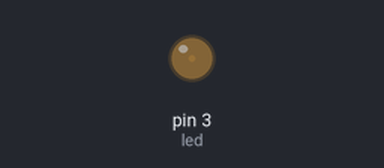
The sketch below on a simulated Arduino Uno, built with avr-gcc and run on an emulated ATmega328P. On the bench: output pins drawn as LEDs (lit = HIGH).

Above: at 0.05 s.
At 0.95 s:
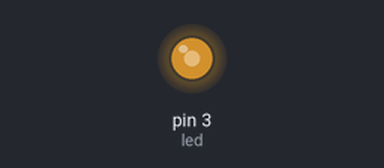
At 1.4 s:
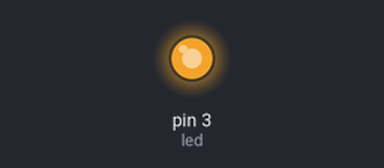
At 2.75 s:
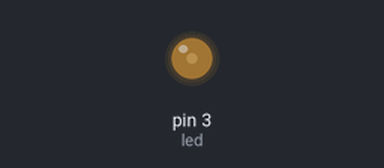
Timing chart, 0 to 7.0 s (numbered marks = the images above):
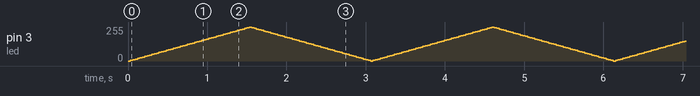

The sketch:

BRILLO_DE_UN_LED.ino
```cpp
/*Programa que enciende
proporcionalmente un LED
cuando llega a su máximo punto
de brillo comienza a apagarse
proporcionalmente.
*/
int led=3;
int brillo=0;
int variacion=5;//incremento de 5 en 5

void setup() {
  pinMode(led, OUTPUT);
}

void loop() {
  //Escritura analogica en el led valor del brillo
  analogWrite(led,brillo);
  //incremento de variacion brillo 5 en 5
  brillo = brillo+variacion;

  if(brillo==0||brillo==255)
    variacion = -variacion;
  delay(30);

}
```
